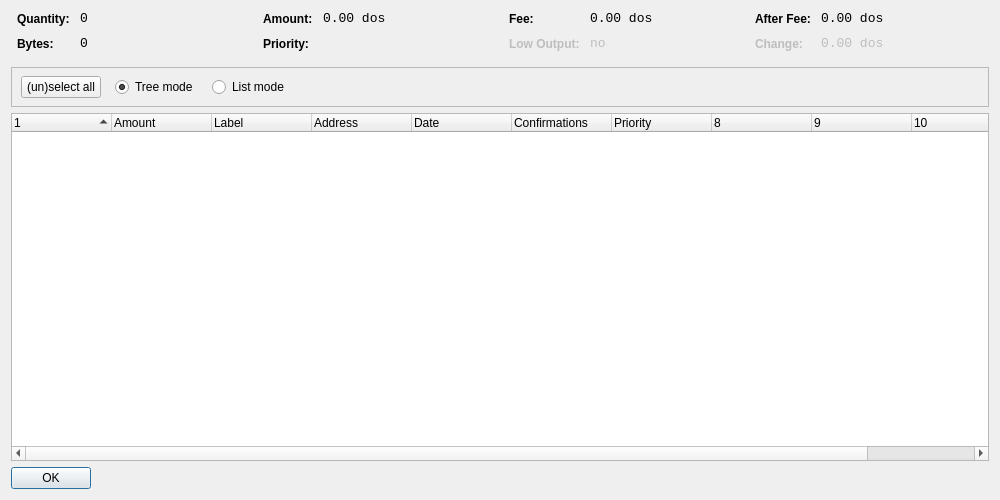
<?xml version="1.0" encoding="UTF-8"?>
<ui version="4.0">
 <class>CoinControlDialog</class>
 <widget class="QDialog" name="CoinControlDialog">
  <property name="geometry">
   <rect>
    <x>0</x>
    <y>0</y>
    <width>1000</width>
    <height>500</height>
   </rect>
  </property>
  <property name="windowTitle">
   <string>Coin Control</string>
  </property>
  <layout class="QVBoxLayout" name="verticalLayout">
   <item>
    <layout class="QHBoxLayout" name="horizontalLayoutTop" stretch="0,0,0,0">
     <property name="topMargin">
      <number>0</number>
     </property>
     <property name="bottomMargin">
      <number>10</number>
     </property>
     <item>
      <layout class="QFormLayout" name="formLayoutCoinControl1">
       <property name="horizontalSpacing">
        <number>10</number>
       </property>
       <property name="verticalSpacing">
        <number>10</number>
       </property>
       <property name="leftMargin">
        <number>6</number>
       </property>
       <property name="rightMargin">
        <number>6</number>
       </property>
       <item row="0" column="0">
        <widget class="QLabel" name="labelCoinControlQuantityText">
         <property name="styleSheet">
          <string notr="true">font-weight:bold;</string>
         </property>
         <property name="text">
          <string>Quantity:</string>
         </property>
        </widget>
       </item>
       <item row="0" column="1">
        <widget class="QLabel" name="labelCoinControlQuantity">
         <property name="font">
          <font>
           <family>Monospace</family>
           <pointsize>10</pointsize>
          </font>
         </property>
         <property name="cursor">
          <cursorShape>IBeamCursor</cursorShape>
         </property>
         <property name="contextMenuPolicy">
          <enum>Qt::ActionsContextMenu</enum>
         </property>
         <property name="text">
          <string notr="true">0</string>
         </property>
         <property name="textInteractionFlags">
          <set>Qt::LinksAccessibleByMouse|Qt::TextSelectableByKeyboard|Qt::TextSelectableByMouse</set>
         </property>
        </widget>
       </item>
       <item row="1" column="0">
        <widget class="QLabel" name="labelCoinControlBytesText">
         <property name="styleSheet">
          <string notr="true">font-weight:bold;</string>
         </property>
         <property name="text">
          <string>Bytes:</string>
         </property>
        </widget>
       </item>
       <item row="1" column="1">
        <widget class="QLabel" name="labelCoinControlBytes">
         <property name="font">
          <font>
           <family>Monospace</family>
           <pointsize>10</pointsize>
          </font>
         </property>
         <property name="cursor">
          <cursorShape>IBeamCursor</cursorShape>
         </property>
         <property name="contextMenuPolicy">
          <enum>Qt::ActionsContextMenu</enum>
         </property>
         <property name="text">
          <string notr="true">0</string>
         </property>
         <property name="textInteractionFlags">
          <set>Qt::LinksAccessibleByMouse|Qt::TextSelectableByKeyboard|Qt::TextSelectableByMouse</set>
         </property>
        </widget>
       </item>
      </layout>
     </item>
     <item>
      <layout class="QFormLayout" name="formLayoutCoinControl2">
       <property name="horizontalSpacing">
        <number>10</number>
       </property>
       <property name="verticalSpacing">
        <number>10</number>
       </property>
       <property name="leftMargin">
        <number>6</number>
       </property>
       <property name="rightMargin">
        <number>6</number>
       </property>
       <item row="0" column="0">
        <widget class="QLabel" name="labelCoinControlAmountText">
         <property name="styleSheet">
          <string notr="true">font-weight:bold;</string>
         </property>
         <property name="text">
          <string>Amount:</string>
         </property>
        </widget>
       </item>
       <item row="0" column="1">
        <widget class="QLabel" name="labelCoinControlAmount">
         <property name="font">
          <font>
           <family>Monospace</family>
           <pointsize>10</pointsize>
          </font>
         </property>
         <property name="cursor">
          <cursorShape>IBeamCursor</cursorShape>
         </property>
         <property name="contextMenuPolicy">
          <enum>Qt::ActionsContextMenu</enum>
         </property>
         <property name="text">
          <string notr="true">0.00 dos</string>
         </property>
         <property name="textInteractionFlags">
          <set>Qt::LinksAccessibleByMouse|Qt::TextSelectableByKeyboard|Qt::TextSelectableByMouse</set>
         </property>
        </widget>
       </item>
       <item row="1" column="0">
        <widget class="QLabel" name="labelCoinControlPriorityText">
         <property name="styleSheet">
          <string notr="true">font-weight:bold;</string>
         </property>
         <property name="text">
          <string>Priority:</string>
         </property>
        </widget>
       </item>
       <item row="1" column="1">
        <widget class="QLabel" name="labelCoinControlPriority">
         <property name="font">
          <font>
           <family>Monospace</family>
           <pointsize>10</pointsize>
          </font>
         </property>
         <property name="cursor">
          <cursorShape>IBeamCursor</cursorShape>
         </property>
         <property name="contextMenuPolicy">
          <enum>Qt::ActionsContextMenu</enum>
         </property>
         <property name="text">
          <string/>
         </property>
         <property name="textInteractionFlags">
          <set>Qt::LinksAccessibleByMouse|Qt::TextSelectableByKeyboard|Qt::TextSelectableByMouse</set>
         </property>
        </widget>
       </item>
      </layout>
     </item>
     <item>
      <layout class="QFormLayout" name="formLayoutCoinControl3">
       <property name="horizontalSpacing">
        <number>10</number>
       </property>
       <property name="verticalSpacing">
        <number>10</number>
       </property>
       <property name="leftMargin">
        <number>6</number>
       </property>
       <property name="rightMargin">
        <number>6</number>
       </property>
       <item row="0" column="0">
        <widget class="QLabel" name="labelCoinControlFeeText">
         <property name="styleSheet">
          <string notr="true">font-weight:bold;</string>
         </property>
         <property name="text">
          <string>Fee:</string>
         </property>
        </widget>
       </item>
       <item row="0" column="1">
        <widget class="QLabel" name="labelCoinControlFee">
         <property name="font">
          <font>
           <family>Monospace</family>
           <pointsize>10</pointsize>
          </font>
         </property>
         <property name="cursor">
          <cursorShape>IBeamCursor</cursorShape>
         </property>
         <property name="contextMenuPolicy">
          <enum>Qt::ActionsContextMenu</enum>
         </property>
         <property name="text">
          <string notr="true">0.00 dos</string>
         </property>
         <property name="textInteractionFlags">
          <set>Qt::LinksAccessibleByMouse|Qt::TextSelectableByKeyboard|Qt::TextSelectableByMouse</set>
         </property>
        </widget>
       </item>
       <item row="1" column="0">
        <widget class="QLabel" name="labelCoinControlLowOutputText">
         <property name="enabled">
          <bool>false</bool>
         </property>
         <property name="styleSheet">
          <string notr="true">font-weight:bold;</string>
         </property>
         <property name="text">
          <string>Low Output:</string>
         </property>
        </widget>
       </item>
       <item row="1" column="1">
        <widget class="QLabel" name="labelCoinControlLowOutput">
         <property name="enabled">
          <bool>false</bool>
         </property>
         <property name="font">
          <font>
           <family>Monospace</family>
           <pointsize>10</pointsize>
          </font>
         </property>
         <property name="cursor">
          <cursorShape>IBeamCursor</cursorShape>
         </property>
         <property name="contextMenuPolicy">
          <enum>Qt::ActionsContextMenu</enum>
         </property>
         <property name="text">
          <string notr="true">no</string>
         </property>
         <property name="textInteractionFlags">
          <set>Qt::LinksAccessibleByMouse|Qt::TextSelectableByKeyboard|Qt::TextSelectableByMouse</set>
         </property>
        </widget>
       </item>
      </layout>
     </item>
     <item>
      <layout class="QFormLayout" name="formLayoutCoinControl4">
       <property name="horizontalSpacing">
        <number>10</number>
       </property>
       <property name="verticalSpacing">
        <number>10</number>
       </property>
       <property name="leftMargin">
        <number>6</number>
       </property>
       <property name="rightMargin">
        <number>6</number>
       </property>
       <item row="0" column="0">
        <widget class="QLabel" name="labelCoinControlAfterFeeText">
         <property name="styleSheet">
          <string notr="true">font-weight:bold;</string>
         </property>
         <property name="text">
          <string>After Fee:</string>
         </property>
        </widget>
       </item>
       <item row="0" column="1">
        <widget class="QLabel" name="labelCoinControlAfterFee">
         <property name="font">
          <font>
           <family>Monospace</family>
           <pointsize>10</pointsize>
          </font>
         </property>
         <property name="cursor">
          <cursorShape>IBeamCursor</cursorShape>
         </property>
         <property name="contextMenuPolicy">
          <enum>Qt::ActionsContextMenu</enum>
         </property>
         <property name="text">
          <string notr="true">0.00 dos</string>
         </property>
         <property name="textInteractionFlags">
          <set>Qt::LinksAccessibleByMouse|Qt::TextSelectableByKeyboard|Qt::TextSelectableByMouse</set>
         </property>
        </widget>
       </item>
       <item row="1" column="0">
        <widget class="QLabel" name="labelCoinControlChangeText">
         <property name="enabled">
          <bool>false</bool>
         </property>
         <property name="styleSheet">
          <string notr="true">font-weight:bold;</string>
         </property>
         <property name="text">
          <string>Change:</string>
         </property>
        </widget>
       </item>
       <item row="1" column="1">
        <widget class="QLabel" name="labelCoinControlChange">
         <property name="enabled">
          <bool>false</bool>
         </property>
         <property name="font">
          <font>
           <family>Monospace</family>
           <pointsize>10</pointsize>
          </font>
         </property>
         <property name="cursor">
          <cursorShape>IBeamCursor</cursorShape>
         </property>
         <property name="contextMenuPolicy">
          <enum>Qt::ActionsContextMenu</enum>
         </property>
         <property name="text">
          <string notr="true">0.00 dos</string>
         </property>
         <property name="textInteractionFlags">
          <set>Qt::LinksAccessibleByMouse|Qt::TextSelectableByKeyboard|Qt::TextSelectableByMouse</set>
         </property>
        </widget>
       </item>
      </layout>
     </item>
    </layout>
   </item>
   <item>
    <widget class="QFrame" name="frame">
     <property name="minimumSize">
      <size>
       <width>0</width>
       <height>40</height>
      </size>
     </property>
     <property name="frameShape">
      <enum>QFrame::StyledPanel</enum>
     </property>
     <property name="frameShadow">
      <enum>QFrame::Sunken</enum>
     </property>
     <widget class="QWidget" name="horizontalLayoutWidget">
      <property name="geometry">
       <rect>
        <x>10</x>
        <y>0</y>
        <width>781</width>
        <height>41</height>
       </rect>
      </property>
      <layout class="QHBoxLayout" name="horizontalLayoutPanel" stretch="0,0,0,0,0">
       <property name="spacing">
        <number>14</number>
       </property>
       <item>
        <widget class="QPushButton" name="pushButtonSelectAll">
         <property name="sizePolicy">
          <sizepolicy hsizetype="Maximum" vsizetype="Fixed">
           <horstretch>0</horstretch>
           <verstretch>0</verstretch>
          </sizepolicy>
         </property>
         <property name="text">
          <string>(un)select all</string>
         </property>
        </widget>
       </item>
       <item>
        <widget class="QRadioButton" name="radioTreeMode">
         <property name="sizePolicy">
          <sizepolicy hsizetype="Maximum" vsizetype="Fixed">
           <horstretch>0</horstretch>
           <verstretch>0</verstretch>
          </sizepolicy>
         </property>
         <property name="text">
          <string>Tree mode</string>
         </property>
         <property name="checked">
          <bool>true</bool>
         </property>
        </widget>
       </item>
       <item>
        <widget class="QRadioButton" name="radioListMode">
         <property name="sizePolicy">
          <sizepolicy hsizetype="Maximum" vsizetype="Fixed">
           <horstretch>0</horstretch>
           <verstretch>0</verstretch>
          </sizepolicy>
         </property>
         <property name="text">
          <string>List mode</string>
         </property>
        </widget>
       </item>
       <item>
        <spacer name="horizontalSpacer">
         <property name="orientation">
          <enum>Qt::Horizontal</enum>
         </property>
         <property name="sizeHint" stdset="0">
          <size>
           <width>40</width>
           <height>20</height>
          </size>
         </property>
        </spacer>
       </item>
      </layout>
     </widget>
    </widget>
   </item>
   <item>
    <widget class="CoinControlTreeWidget" name="treeWidget">
     <property name="contextMenuPolicy">
      <enum>Qt::CustomContextMenu</enum>
     </property>
     <property name="sortingEnabled">
      <bool>false</bool>
     </property>
     <property name="columnCount">
      <number>11</number>
     </property>
     <attribute name="headerShowSortIndicator" stdset="0">
      <bool>true</bool>
     </attribute>
     <attribute name="headerStretchLastSection">
      <bool>false</bool>
     </attribute>
     <column>
      <property name="text">
       <string/>
      </property>
     </column>
     <column>
      <property name="text">
       <string>Amount</string>
      </property>
     </column>
     <column>
      <property name="text">
       <string>Label</string>
      </property>
     </column>
     <column>
      <property name="text">
       <string>Address</string>
      </property>
     </column>
     <column>
      <property name="text">
       <string>Date</string>
      </property>
     </column>
     <column>
      <property name="text">
       <string>Confirmations</string>
      </property>
      <property name="toolTip">
       <string>Confirmed</string>
      </property>
     </column>
     <column>
      <property name="text">
       <string>Priority</string>
      </property>
     </column>
     <column>
      <property name="text">
       <string/>
      </property>
     </column>
     <column>
      <property name="text">
       <string/>
      </property>
     </column>
     <column>
      <property name="text">
       <string/>
      </property>
     </column>
     <column>
      <property name="text">
       <string/>
      </property>
     </column>
    </widget>
   </item>
   <item>
    <widget class="QDialogButtonBox" name="buttonBox">
     <property name="sizePolicy">
      <sizepolicy hsizetype="Maximum" vsizetype="Fixed">
       <horstretch>0</horstretch>
       <verstretch>0</verstretch>
      </sizepolicy>
     </property>
     <property name="orientation">
      <enum>Qt::Horizontal</enum>
     </property>
     <property name="standardButtons">
      <set>QDialogButtonBox::Ok</set>
     </property>
    </widget>
   </item>
  </layout>
 </widget>
 <customwidgets>
  <customwidget>
   <class>CoinControlTreeWidget</class>
   <extends>QTreeWidget</extends>
   <header>coincontroltreewidget.h</header>
  </customwidget>
 </customwidgets>
 <resources/>
 <connections/>
</ui>
